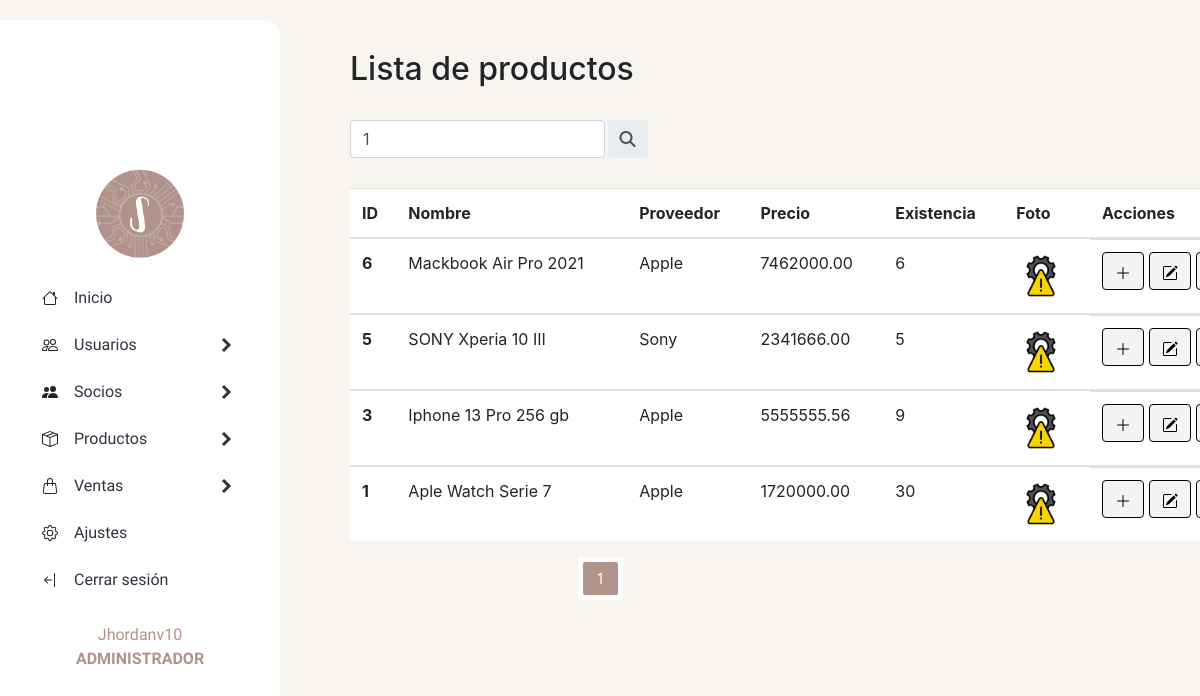
The page /sistema/productos/buscadorproductos.php?busqueda=1 (signed in) on the database as committed earlier.
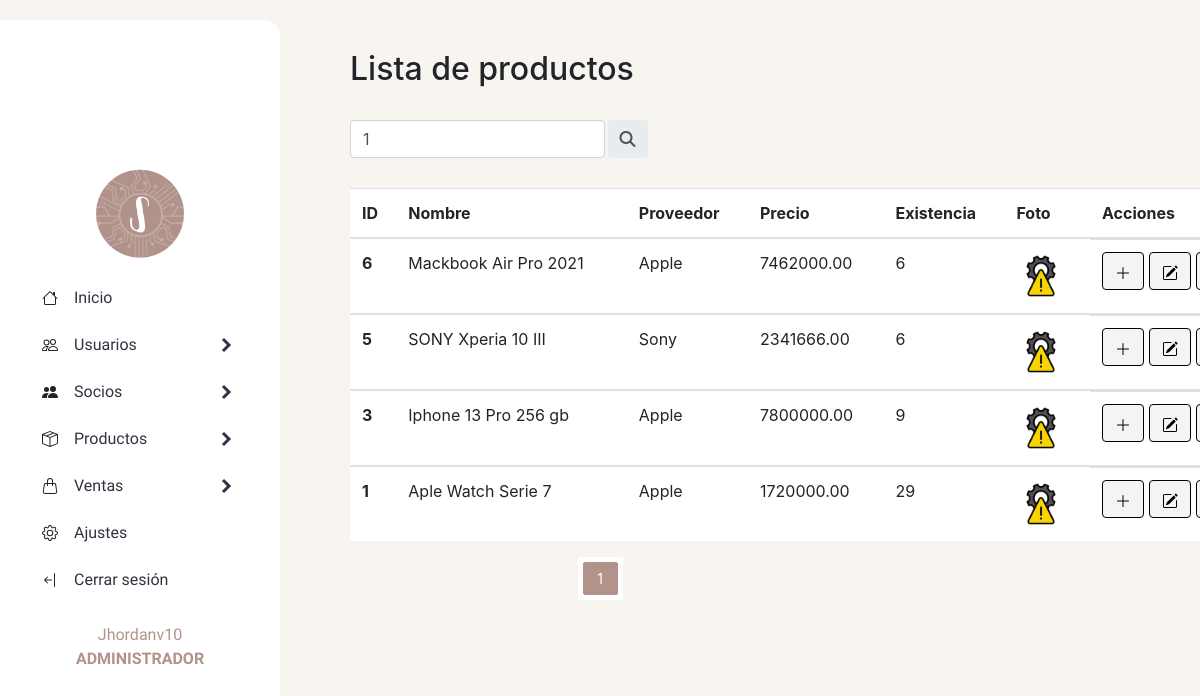
The same page on the database as committed later.
### tables this page shows
CREATE TABLE `producto` (
  `id_producto` int(15) NOT NULL,
  `nombre_producto` varchar(30) NOT NULL,
  `id_categoria` int(15) NOT NULL,
  `precio` decimal(10,2) NOT NULL,
  `existencia` int(15) NOT NULL,
  `date_add` datetime NOT NULL DEFAULT current_timestamp(),
  `id_usuario` int(15) NOT NULL,
  `id_proveedor` int(15) NOT NULL,
  `foto` text NOT NULL,
  `estado` int(11) NOT NULL DEFAULT 1
);

CREATE TABLE `proveedor` (
  `id_proveedor` int(15) NOT NULL,
  `nombre_proveedor` varchar(30) NOT NULL,
  `direccion` varchar(30) NOT NULL,
  `telefono` varchar(15) NOT NULL,
  `estado` int(11) NOT NULL DEFAULT 1
);

### sistema/generales/headerapp.php (called while the page is built, shortened)
<?php
if ($_SESSION['id_rol'] == 1) {
    $tipo_rol = 'Administrador';
} else {
    $tipo_rol = 'Empleado';
}
?>
<?php include '../generales/scriptsapp.php' ?>

### sistema/productos/buscadorproductos.php (the view, shortened to what the changed rows need)
<!DOCTYPE html>
<html lang="en">
<head>
</head>
<body>
        <?php include '../generales/headerapp.php' ?>
    <section>
        <div>
            <h2 class="tittle-list">Lista de productos</h2> <br>
        </div>
        <?php
        $busqueda = strtolower($_REQUEST['busqueda']);
        ?>
        <div class="table-productos">
            <table class="table">
                <thead>
                    <tr>
                        <th>ID</th>
                        <th>Nombre</th>
                        <th>Proveedor</th>
                        <th>Precio</th>
                        <th>Existencia</th>
                        <th>Foto</th>
                        <?php
                        if ($tipo_rol == 'Administrador') {
                        ?>
                            <th width="80px">Acciones</th>
                        <?php } ?>
                    </tr>
                </thead>
                <?php
                $por_pagina = 4;
                if (empty($_GET['pagina'])) {
                    $pagina = 1;
                } else {
                    $pagina = $_GET['pagina'];
                }
                $desde = ($pagina - 1) * $por_pagina;
                $query = mysqli_query($conn, "SELECT p.id_producto, p.nombre_producto, p.precio, p.existencia,
                pr.nombre_proveedor, p.foto
                FROM producto p INNER JOIN proveedor pr ON p.id_proveedor = pr.id_proveedor
                WHERE
                (p.id_producto LIKE '%$busqueda%' OR
                p.nombre_producto LIKE '%$busqueda%')
                AND
                p.estado = 1 ORDER BY
                p.id_producto DESC LIMIT $desde, $por_pagina");
                $result = mysqli_num_rows($query);
                if ($result > 0) {
                    while ($data = mysqli_fetch_array($query)) {
                        if ($data['foto'] != 'img_producto.png') {
                            $foto = 'img_productos/uploads/' . $data['foto'];
                        } else {
                            $foto = 'img_productos/default/' . $data['foto'];
                        }
                ?>
                        <tbody class="row<?php echo $data["id_producto"] ?>">
                            <tr>
                                <th scope="row"><?php echo $data["id_producto"] ?> </th>
                                <td> <?php echo $data["nombre_producto"] ?> </td>
                                <td> <?php echo $data["nombre_proveedor"] ?> </td>
                                <td class="celPrecio"><?php echo $data["precio"] ?> </td>
                                <td class="celExistencia"> <?php echo $data["existencia"] ?> </td>
                                <td> <img src=" <?php echo $foto; ?> " alt=" <?php echo $data["nombre_producto"] ?> " width="50px" height="50px"> </td>
                                <?php
                                if ($tipo_rol == 'Administrador') {
                                ?>
                                    <td class="actions">
                                        <a class="agg_exist" product="<?php echo $data["id_producto"] ?>" href="#">
                                            <button type="button" id="button-agregar" class="btn btn-success">
                                                <svg xmlns="http://www.w3.org/2000/svg" width="16" height="16" fill="currentColor" class="bi bi-plus-lg" viewBox="0 0 16 16">
                                                    <path fill-rule="evenodd" d="M8 2a.5.5 0 0 1 .5.5v5h5a.5.5 0 0 1 0 1h-5v5a.5.5 0 0 1-1 0v-5h-5a.5.5 0 0 1 0-1h5v-5A.5.5 0 0 1 8 2Z" />
                                                </svg>
                                            </button>
                                        </a>
                                        <a href="editarproducto.php?id=<?php echo $data["id_producto"] ?>">
                                            <button type="button" id="button-editar" class="btn btn-warning">
                                            </button>
                                        </a>
                                        <a href="eliminarproducto.php?id=<?php echo $data["id_producto"] ?>">
                                            <button type="button" id="button-eliminar" class="btn btn-danger">
                                            </button>
                                        </a>
                                    </td>
                                <?php }   ?>
                            <?php
                        } ?>
                            </tr>
                        <?php
                    }
                        ?>
                        </tbody>
            </table>
        </div>
    </section>
</body>
</html>

Rows that differ between the two databases and show on the page:
changed producto "SONY Xperia 10 III": existencia "5" → "6"
changed producto "Iphone 13 Pro 256 gb": precio "5555555.56" → "7800000.00"
changed producto "Aple Watch Serie 7": existencia "30" → "29"
